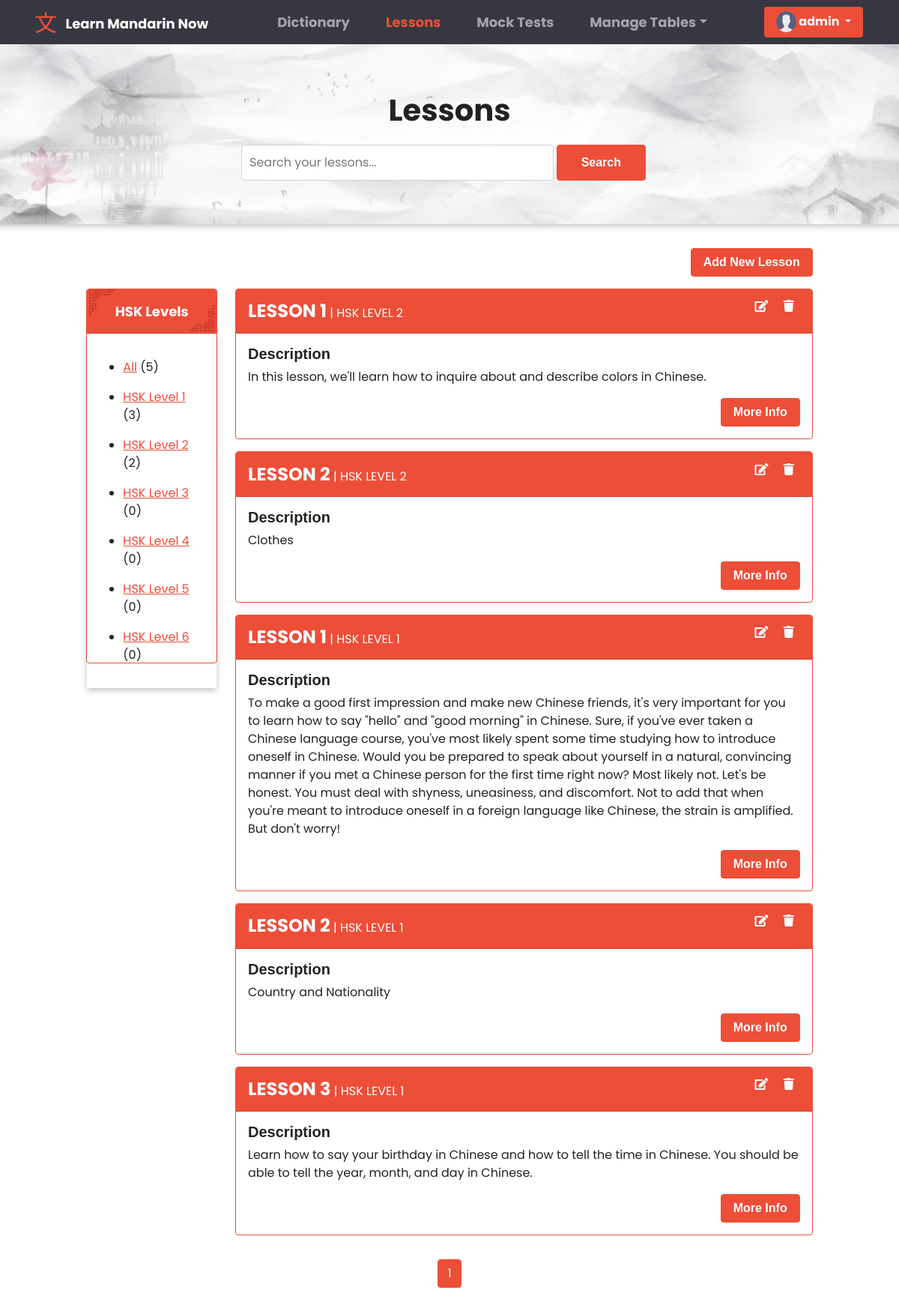
The app's page /lessons/ (signed in) with its own data.
### base/models.py (models this page shows, shortened)
class User(AbstractUser):
    fname = models.CharField(max_length=200, null=True)
    lname = models.CharField(max_length=200, null=True)
    email = models.EmailField(unique = True, null=True)
    bio = models.TextField(null=True)
    avatar = models.ImageField(null=True, default="avatar.svg")
    REQUIRED_FIELDS = []
    class Meta:
        ordering = ['username']

class HskLevel(models.Model):
    level = models.CharField(max_length=200)
    def __str__(self):
        return self.level
    class Meta:
        ordering = ['level']

class Lesson(models.Model):
    title = models.CharField(max_length=200, null=True)
    description = models.TextField(null=True, blank=True)
    hsklevel = models.ForeignKey(HskLevel, on_delete=models.SET_NULL, null=True, verbose_name = "HSK Level")
    content = models.TextField(null=True, blank=True)
    is_publish = models.BooleanField(default=False, verbose_name="Publish")
    updated = models.DateTimeField(auto_now=True)
    created = models.DateTimeField(auto_now_add=True)
    class Meta:
        ordering = ['-updated', '-created']

### base/views.py (the view, shortened to what this page needs)
# urls.py: path('lessons/', views.LessonsPage, name = 'lessons'),
@login_required(login_url='anonymous')
def LessonsPage(request):
    search =  request.GET.get('search') if request.GET.get('search') != None else ''
    hsklevels = HskLevel.objects.all()
    all_result = Lesson.objects.all()
    lessons = Lesson.objects.filter(
        Q(title__icontains = search) |
        Q(description__icontains = search) |
        Q(hsklevel__level__icontains = search)
        )
    p = Paginator(lessons, 6)
    page = request.GET.get('page')
    lessons = p.get_page(page)
    context = {
        'lessons' : lessons,
        'all_result' : all_result,
        'hsklevels' : hsklevels,
        'dictionary_active' : '',
        'lesson_active' : 'active',
        'search': search,
        'page' : page,
    }
    return render(request, 'lesson.html', context)

### templates/lesson.html (shortened to what this page needs)
{% extends "main.html" %} {% block content %} {% load static %}
<link rel="stylesheet" href="{% static 'css/dictionary.css' %}" />
<link rel="stylesheet" href="{% static 'css/table.css' %}" />
<div class="container-fluid px-3 py-3 forRemovingMargin">
  <div class="row  justify-content-center" id="dictionary_header">
    <div class="col col-lg-6">
      <p class="dictionary_text">Lessons</p>
      <form class="d-flex sm-1" action="" method="GET">
        <input
          class="form-control me-sm-1 input_searchD"
          type="search"
          placeholder="Search your lessons..."
          name="search"
        />
        <button class="btn btn-primary my-2 my-sm-0 search_btn" type="submit">
          Search
        </button>
      </form>
    </div>
  </div>
{% if request.user.is_authenticated and request.user.is_staff %}
<div class="row mb-3 justify-content-center px-3">
  <div class="col col-lg-10">
    <a
      href="{% url 'superuser-add-lesson' %}"
      class="btn btn-primary"
      style="float: right"
    >
      Add New Lesson
    </a>
  </div>
</div>
{% endif %}
<div class="row justify-content-center  px-3">
  <div class="col col-lg-2 col-md-4 d-lg-block d-sm-none d-md-block d-none">
    <div class="card border-primary" style="height: 500px">
      <div class="card-header" id="card_header">
        <strong style="font-size: large">HSK Levels</strong>
      </div>
      <div class="card-body for_shadow">
        <ul>
          <li class="my-3">
            <a href="{% url 'lessons' %}">All</a>
            ({{all_result.count}})
          </li>
          {% for hsklevel in hsklevels %}
          <li class="my-3">
            <a href="{% url 'lessons' %}?search={{hsklevel.level}}&page=1"
              >{{ hsklevel.level }}</a
            >
            ({{hsklevel.lesson_set.all.count}})
          </li>
          {% endfor %}
        </ul>
      </div>
    </div>
  </div>
  <div class="col col-lg-8 col-md-8">
   {% for lesson in lessons %}
    <div class="card border-primary mb-3">
      <div class="card-header card_head_def" id="card_subhead">
        <strong style="font-size: x-large">{{lesson.title}}</strong> |
        <span class="text-uppercase">{{ lesson.hsklevel }}</span>
        {%if request.user.is_authenticated and request.user.is_staff%}
        <div style="float: right">
          <a href="{% url 'superuser-edit-lesson' lesson.id %}"
            ><i class="fas fa-edit mx-2 sub_headIcon"></i
          ></a>
          <a href="#" onclick="showDeleteModal('modal_lesson', '{{lesson.id}}')"
            ><i class="fas fa-trash mx-2 sub_headIcon"></i
          ></a>
        </div>
        {% endif %}
      </div>
      <div class="card-body">
        <h5 class="card-title">Description</h5>
        <p class="card-text">
          {{lesson.description}}
        </p>
        <a
          href="{% url 'lessons-details' lesson.id  %}"
          class="btn btn-primary"
          style="float: right; clear: after"
          >More Info</a
        >
      </div>
    </div>
    {% endfor %}
  </div>
</div>
<div class="row justify-content-center">
  <div class="col col-lg-6">
      <ul class="pagination justify-content-center">
        <div class="pagination px-3 py-3">
          {% for i in lessons.paginator.page_range %}
          {% if lessons.number == i %}
          <li class="page-item active"><a class="page-link" href="?page={{i}}">{{i}}</a></li>
          {% elif i > lessons.number|add:'-3' and i < lessons.number|add:'3' %}
          <li class="page-item"><a class="page-link" href="?page={{i}}">{{i}}</a></li>
          {% endif %}
          {% endfor %}
      </ul>
  </div>
</div>
{% endblock content %}

### templates/navbar.html (shortened to what this page needs)
{% load static %}
<link rel="stylesheet" href="{% static 'css/navbar.css' %}" />
<nav class="navbar navbar-expand-lg navbar-dark" id="navbar_header">
  <div class="container-fluid">
    <img src="{% static 'images/navbar_logo.png' %}" id="navbar_logo">
    <a class="navbar-brand" href="{% url 'dictionary' %}" id="logo_text">Learn Mandarin Now</a>
    <div class="collapse navbar-collapse" id="navbarColor02">
      <ul class="navbar-nav me-auto navbar_menuChouce">
        <li class="nav-item">
          <a class="nav-link navigation_choices" href="{% url 'dictionary' %}"
             id="dictionary_page">Dictionary
          </a>
        </li>
        <li class="nav-item">
          <a class="nav-link navigation_choices" href="{% url 'lessons' %}" id="lesson_page">Lessons</a>
        </li>
        <li class="nav-item">
          <a class="nav-link navigation_choices" href="{% url 'mocktest' %}" id="mocktest_page">Mock Tests</a>
        </li>
        {% if request.user.is_authenticated and request.user.is_staff %}
        <li class="nav-item dropdown">
          <a
            class="nav-link dropdown-toggle navigation_choices"
            data-bs-toggle="dropdown"
            href="#"
            role="button"
            aria-haspopup="true"
            aria-expanded="false"
             id="Manage_table">Manage Tables</a
          >
        </li>
        {% endif %}
      </ul>
      <div class="d-flex">
        {% if request.user.is_authenticated %}
        <div class="dropdown">
          <button
            class="btn btn-primary dropdown-toggle button_profile" id="test"
            type="button"
            id="dropdownMenuButton1"
            data-bs-toggle="dropdown"
            aria-expanded="false"
          >
            <img
              class="rounded-circle"
              src="{{request.user.avatar.url}}"
              alt="profile"
              style="height: 1.7rem; width: 1.7rem; margin-bottom: 1px"
            />
            {{request.user.username}}
          </button>
        </div>
        {% endif %}
      </div>
    </div>
  </div>
</nav>

### static/css/navbar.css (style rules this page uses)
#test { font-family: 'Poppins', sans-serif; }
#navbar_header { background-color: #363740; padding-right: 3%; }
.navbar_menuChouce { margin: 0% auto; }
#navbar_logo { height: 4vh; margin-right: 1%; margin-left: 3%; width: auto; }
#logo_text { font-family: 'Poppins', sans-serif; text-transform: capitalize; }
.button_profile { border: none; }
.navigation_choices { font-family: 'Poppins', sans-serif; margin: 0% 1rem; }

### static/css/dictionary.css (style rules this page uses)
* { font-family: 'Poppins', sans-serif; }
html, body { max-width: 100%; overflow-x: hidden; }
.forRemovingMargin { padding-top: 0rem !important; padding-right: 0rem !important; padding-left: 0rem !important; }
#dictionary_header { height: 30vh; margin-bottom: 2rem; display: flex; align-items: center; justify-content: center; box-shadow: rgba(0, 0, 0, 0.24) 0px 3px 8px; background-image: url(../../static/images/dictionary_headerBg.png); background-position: bottom center; background-repeat: no-repeat; background-size: cover; border-radius: 5px; }
.dictionary_text { text-align: center; font-size: 5vh; font-family: 'Poppins', sans-serif; font-weight: bolder; }
.input_searchD { margin: 0 1rem; padding: .7rem 0; text-indent: 10px; }
.search_btn { padding: 0rem 2rem; margin-right: 2rem; }
#card_header { background-image: url(../../static/images/card_headerbg.png); background-position: bottom center; background-repeat: no-repeat; background-size: cover; color: #fff; padding: 1rem 0; text-align: center; }
.for_shadow { box-shadow: rgba(0, 0, 0, 0.24) 0px 3px 8px; }
.card_head_def { background-color: rgb(243, 242, 242); padding-top: .7rem; padding-bottom: .7rem; }
#card_subhead { background-color: #ED4E38; color: #fff; }
.sub_headIcon { color: #fff; }

### templates/main.html (style rules this page uses)
* { box-sizing: border-box; }
img { -webkit-user-drag: none; -khtml-user-drag: none; -moz-user-drag: none; -o-user-drag: none; object-fit: cover; }

### records on screen
User: user.avatar (placeholder picture), user.username "admin"
HskLevel: level "HSK Level 1", lesson_set.all.count "3"
HskLevel: level "HSK Level 2", lesson_set.all.count "2"
HskLevel: level "HSK Level 3", lesson_set.all.count "0"
HskLevel: level "HSK Level 4", lesson_set.all.count "0"
HskLevel: level "HSK Level 5", lesson_set.all.count "0"
HskLevel: level "HSK Level 6", lesson_set.all.count "0"
Lesson: title "LESSON 1", hsklevel "HSK LEVEL 2", description "In this lesson, we'll learn how to inquire about and describe colors in Chinese."
Lesson: title "LESSON 2", hsklevel "HSK LEVEL 2", description "Clothes"
Lesson: title "LESSON 1", hsklevel "HSK LEVEL 1", description "To make a good first impression and make new Chinese friends, it's very important for you to learn how to say \"hello\" and \"good morning\" in Chinese. Sure, if you've ever taken a Chinese language course, you've most likely spent some time studying how to introduce oneself in Chinese. Would you be prepared to speak about yourself in a natural, convincing manner if you met a Chinese person for the first time right now? Most likely not. Let's be honest. You must deal with shyness, uneasiness, and discomfort. Not to add that when you're meant to introduce oneself in a foreign language like Chinese, the strain is amplified. But don't worry!"
Lesson: title "LESSON 2", hsklevel "HSK LEVEL 1", description "Country and Nationality"
Lesson: title "LESSON 3", hsklevel "HSK LEVEL 1", description "Learn how to say your birthday in Chinese and how to tell the time in Chinese. You should be able to tell the year, month, and day in Chinese."

### other values on screen
{{ all_result.count }} "5"
{{ i }} "1"
